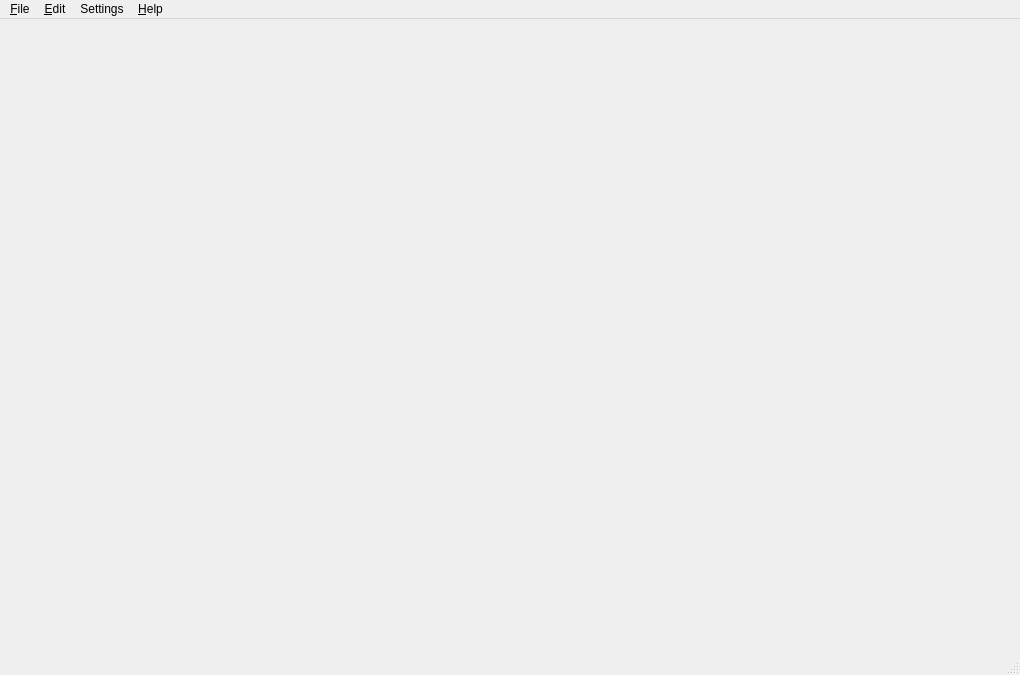
<?xml version="1.0" encoding="UTF-8"?>
<ui version="4.0">
 <class>MainWindow</class>
 <widget class="QMainWindow" name="MainWindow">
  <property name="geometry">
   <rect>
    <x>0</x>
    <y>0</y>
    <width>1020</width>
    <height>675</height>
   </rect>
  </property>
  <property name="sizePolicy">
   <sizepolicy hsizetype="Preferred" vsizetype="Preferred">
    <horstretch>2</horstretch>
    <verstretch>0</verstretch>
   </sizepolicy>
  </property>
  <property name="minimumSize">
   <size>
    <width>0</width>
    <height>0</height>
   </size>
  </property>
  <property name="windowTitle">
   <string>MovieMator Video Editor</string>
  </property>
  <property name="windowIcon">
   <iconset resource="../icons/crashreporter.qrc">
    <normaloff>:/icons/moviemator-logo-64.png</normaloff>:/icons/moviemator-logo-64.png</iconset>
  </property>
  <property name="iconSize">
   <size>
    <width>40</width>
    <height>40</height>
   </size>
  </property>
  <property name="toolButtonStyle">
   <enum>Qt::ToolButtonTextBesideIcon</enum>
  </property>
  <widget class="QWidget" name="centralWidget">
   <property name="sizePolicy">
    <sizepolicy hsizetype="Preferred" vsizetype="Preferred">
     <horstretch>2</horstretch>
     <verstretch>2</verstretch>
    </sizepolicy>
   </property>
   <layout class="QHBoxLayout" name="horizontalLayout">
    <property name="leftMargin">
     <number>0</number>
    </property>
    <property name="topMargin">
     <number>0</number>
    </property>
    <property name="rightMargin">
     <number>0</number>
    </property>
    <property name="bottomMargin">
     <number>0</number>
    </property>
   </layout>
  </widget>
  <widget class="QMenuBar" name="menuBar">
   <property name="geometry">
    <rect>
     <x>0</x>
     <y>0</y>
     <width>1020</width>
     <height>22</height>
    </rect>
   </property>
   <widget class="QMenu" name="menuFile">
    <property name="title">
     <string>&amp;File</string>
    </property>
    <addaction name="actionNewProject"/>
    <addaction name="actionOpen"/>
    <addaction name="actionOpenOther"/>
    <addaction name="separator"/>
    <addaction name="actionRecordAudio"/>
    <addaction name="separator"/>
    <addaction name="actionSave"/>
    <addaction name="actionSave_As"/>
    <addaction name="actionExportEDL"/>
    <addaction name="actionClose"/>
    <addaction name="separator"/>
    <addaction name="actionExit"/>
   </widget>
   <widget class="QMenu" name="menuEdit">
    <property name="title">
     <string>&amp;Edit</string>
    </property>
    <addaction name="actionCut"/>
    <addaction name="actionCopy"/>
    <addaction name="actionPaste"/>
    <addaction name="separator"/>
    <addaction name="actionExport_selected_clip_as_template_file"/>
   </widget>
   <widget class="QMenu" name="menuHelp">
    <property name="title">
     <string>&amp;Help</string>
    </property>
    <addaction name="actionFAQ"/>
    <addaction name="actionTutorials"/>
    <addaction name="actionAbout_TVE"/>
    <addaction name="actionTutorial"/>
    <addaction name="actionHomePage"/>
    <addaction name="actionForum"/>
    <addaction name="actionFacebook"/>
    <addaction name="actionEmail"/>
    <addaction name="separator"/>
    <addaction name="actionBuy_a_License_Code"/>
    <addaction name="actionEnter_License_Code"/>
    <addaction name="actionExecute_Python"/>
    <addaction name="actionSubscription"/>
    <addaction name="separator"/>
    <addaction name="actionGet_Total_Video_Converter_Pro"/>
    <addaction name="actionGet_Total_Video_Player"/>
   </widget>
   <widget class="QMenu" name="menuSettings">
    <property name="title">
     <string>Settings</string>
    </property>
    <widget class="QMenu" name="menuDeinterlacer">
     <property name="title">
      <string>Deinterlacer</string>
     </property>
     <addaction name="actionOneField"/>
     <addaction name="actionLinearBlend"/>
     <addaction name="actionYadifTemporal"/>
     <addaction name="actionYadifSpatial"/>
    </widget>
    <widget class="QMenu" name="menuInterpolation">
     <property name="title">
      <string>Interpolation</string>
     </property>
     <addaction name="actionNearest"/>
     <addaction name="actionBilinear"/>
     <addaction name="actionBicubic"/>
     <addaction name="actionHyper"/>
    </widget>
    <widget class="QMenu" name="menuProfile">
     <property name="title">
      <string>Video Mode</string>
     </property>
     <addaction name="actionProfileAutomatic"/>
    </widget>
    <widget class="QMenu" name="menuExternal">
     <property name="title">
      <string>External Monitor</string>
     </property>
     <addaction name="actionExternalNone"/>
    </widget>
    <widget class="QMenu" name="menuGamma">
     <property name="title">
      <string>Gamma</string>
     </property>
     <addaction name="actionGammaSRGB"/>
     <addaction name="actionGammaRec709"/>
    </widget>
    <widget class="QMenu" name="menuDrawingMethod">
     <property name="title">
      <string>Display Method</string>
     </property>
     <addaction name="actionDrawingAutomatic"/>
     <addaction name="actionDrawingOpenGL"/>
     <addaction name="actionDrawingDirectX"/>
     <addaction name="actionDrawingSoftware"/>
    </widget>
    <widget class="QMenu" name="menuLanguage">
     <property name="title">
      <string>Language</string>
     </property>
    </widget>
    <addaction name="actionProject"/>
    <addaction name="actionGPU"/>
    <addaction name="actionVideoMode"/>
    <addaction name="menuProfile"/>
    <addaction name="separator"/>
    <addaction name="actionPlayer"/>
    <addaction name="actionScrubAudio"/>
    <addaction name="actionJack"/>
    <addaction name="actionRealtime"/>
    <addaction name="actionProgressive"/>
    <addaction name="menuDeinterlacer"/>
    <addaction name="menuInterpolation"/>
    <addaction name="menuExternal"/>
    <addaction name="menuGamma"/>
    <addaction name="separator"/>
    <addaction name="menuDrawingMethod"/>
    <addaction name="menuLanguage"/>
    <addaction name="separator"/>
   </widget>
   <addaction name="menuFile"/>
   <addaction name="menuEdit"/>
   <addaction name="menuSettings"/>
   <addaction name="menuHelp"/>
  </widget>
  <widget class="QStatusBar" name="statusBar"/>
  <action name="actionOpen">
   <property name="icon">
    <iconset resource="../icons/resources.qrc">
     <normaloff>:/icons/light/32x32/list-add.png</normaloff>:/icons/light/32x32/list-add.png</iconset>
   </property>
   <property name="text">
    <string>&amp;Open File...</string>
   </property>
   <property name="toolTip">
    <string>Open a video, audio, image or project file</string>
   </property>
   <property name="shortcut">
    <string>Ctrl+O</string>
   </property>
   <property name="visible">
    <bool>true</bool>
   </property>
   <property name="iconVisibleInMenu">
    <bool>false</bool>
   </property>
  </action>
  <action name="actionExit">
   <property name="text">
    <string>E&amp;xit</string>
   </property>
   <property name="toolTip">
    <string>Quit the application</string>
   </property>
   <property name="shortcut">
    <string>Ctrl+Q</string>
   </property>
  </action>
  <action name="actionAbout_TVE">
   <property name="text">
    <string>&amp;About MovieMator Video Editor Pro</string>
   </property>
   <property name="iconText">
    <string>About MovieMator Video Editor Pro</string>
   </property>
   <property name="toolTip">
    <string>About MovieMator Video Editor Pro</string>
   </property>
   <property name="visible">
    <bool>true</bool>
   </property>
   <property name="menuRole">
    <enum>QAction::AboutRole</enum>
   </property>
  </action>
  <action name="actionOpenOther">
   <property name="enabled">
    <bool>false</bool>
   </property>
   <property name="text">
    <string>Open Other...</string>
   </property>
   <property name="toolTip">
    <string>Open a device, stream or generator</string>
   </property>
   <property name="shortcut">
    <string>Ctrl+Shift+O</string>
   </property>
   <property name="visible">
    <bool>false</bool>
   </property>
   <property name="iconVisibleInMenu">
    <bool>false</bool>
   </property>
  </action>
  <action name="actionSave">
   <property name="enabled">
    <bool>true</bool>
   </property>
   <property name="icon">
    <iconset resource="../icons/resources.qrc">
     <normaloff>:/icons/light/32x32/toolbar-save.png</normaloff>:/icons/light/32x32/toolbar-save.png</iconset>
   </property>
   <property name="text">
    <string>&amp;Save</string>
   </property>
   <property name="toolTip">
    <string>Save project</string>
   </property>
   <property name="shortcut">
    <string>Ctrl+S</string>
   </property>
   <property name="visible">
    <bool>true</bool>
   </property>
   <property name="iconVisibleInMenu">
    <bool>false</bool>
   </property>
  </action>
  <action name="actionSave_As">
   <property name="text">
    <string>Save &amp;As...</string>
   </property>
   <property name="toolTip">
    <string>Save project to a different MLT XML file</string>
   </property>
   <property name="shortcut">
    <string>Ctrl+Shift+S</string>
   </property>
  </action>
  <action name="actionEncode">
   <property name="enabled">
    <bool>true</bool>
   </property>
   <property name="icon">
    <iconset resource="../icons/resources.qrc">
     <normaloff>:/icons/light/32x32/toolbar-export.png</normaloff>:/icons/light/32x32/toolbar-export.png</iconset>
   </property>
   <property name="text">
    <string>Export</string>
   </property>
   <property name="toolTip">
    <string>Show the Export panel</string>
   </property>
   <property name="visible">
    <bool>true</bool>
   </property>
  </action>
  <action name="actionUndo">
   <property name="icon">
    <iconset theme="edit-undo">
     <normaloff>:/icons/light/32x32/edit-undo.png</normaloff>:/icons/light/32x32/edit-undo.png</iconset>
   </property>
   <property name="text">
    <string>&amp;Undo</string>
   </property>
   <property name="visible">
    <bool>true</bool>
   </property>
  </action>
  <action name="actionRedo">
   <property name="enabled">
    <bool>true</bool>
   </property>
   <property name="icon">
    <iconset theme="edit-redo">
     <normaloff>:/icons/light/32x32/edit-redo.png</normaloff>:/icons/light/32x32/edit-redo.png</iconset>
   </property>
   <property name="text">
    <string>&amp;Redo</string>
   </property>
   <property name="visible">
    <bool>true</bool>
   </property>
  </action>
  <action name="actionForum">
   <property name="icon">
    <iconset resource="../icons/resources.qrc">
     <normaloff>:/icons/light/32x32/toolbar-forum.png</normaloff>:/icons/light/32x32/toolbar-forum.png</iconset>
   </property>
   <property name="text">
    <string>Forum</string>
   </property>
   <property name="visible">
    <bool>false</bool>
   </property>
  </action>
  <action name="actionFAQ">
   <property name="text">
    <string>FAQ...</string>
   </property>
   <property name="visible">
    <bool>false</bool>
   </property>
  </action>
  <action name="actionEnter_Full_Screen">
   <property name="icon">
    <iconset theme="view-fullscreen">
     <normaloff>:/icons/oxygen/32x32/actions/view-fullscreen.png</normaloff>:/icons/oxygen/32x32/actions/view-fullscreen.png</iconset>
   </property>
   <property name="text">
    <string>Enter Full Screen</string>
   </property>
   <property name="shortcut">
    <string>Ctrl+Shift+F</string>
   </property>
  </action>
  <action name="actionAudioMeter">
   <property name="icon">
    <iconset theme="audio-meter">
     <normaloff>:/icons/light/16x16/audio-meter.png</normaloff>:/icons/light/16x16/audio-meter.png</iconset>
   </property>
   <property name="text">
    <string>Peak Meter</string>
   </property>
   <property name="toolTip">
    <string>Show or hide the audio peak meter</string>
   </property>
   <property name="visible">
    <bool>false</bool>
   </property>
  </action>
  <action name="actionProperties">
   <property name="icon">
    <iconset theme="dialog-information">
     <normaloff>:/icons/oxygen/32x32/status/dialog-information.png</normaloff>:/icons/oxygen/32x32/status/dialog-information.png</iconset>
   </property>
   <property name="text">
    <string>Properties</string>
   </property>
   <property name="visible">
    <bool>false</bool>
   </property>
  </action>
  <action name="actionRecent">
   <property name="icon">
    <iconset theme="document-open-recent">
     <normaloff>:/icons/oxygen/32x32/actions/document-open-recent.png</normaloff>:/icons/oxygen/32x32/actions/document-open-recent.png</iconset>
   </property>
   <property name="text">
    <string>Recent</string>
   </property>
   <property name="visible">
    <bool>false</bool>
   </property>
  </action>
  <action name="actionPlaylist">
   <property name="icon">
    <iconset theme="view-media-playlist">
     <normaloff>:/icons/oxygen/32x32/actions/view-media-playlist.png</normaloff>:/icons/oxygen/32x32/actions/view-media-playlist.png</iconset>
   </property>
   <property name="text">
    <string>Playlist</string>
   </property>
   <property name="visible">
    <bool>false</bool>
   </property>
  </action>
  <action name="actionHistory">
   <property name="icon">
    <iconset theme="view-history">
     <normaloff>:/icons/oxygen/32x32/actions/view-history.png</normaloff>:/icons/oxygen/32x32/actions/view-history.png</iconset>
   </property>
   <property name="text">
    <string>History</string>
   </property>
   <property name="visible">
    <bool>false</bool>
   </property>
  </action>
  <action name="actionFullscreen">
   <property name="icon">
    <iconset theme="view-fullscreen">
     <normaloff>:/icons/oxygen/32x32/actions/view-fullscreen.png</normaloff>:/icons/oxygen/32x32/actions/view-fullscreen.png</iconset>
   </property>
   <property name="text">
    <string>Full Screen</string>
   </property>
   <property name="visible">
    <bool>false</bool>
   </property>
  </action>
  <action name="actionRealtime">
   <property name="checkable">
    <bool>true</bool>
   </property>
   <property name="checked">
    <bool>true</bool>
   </property>
   <property name="text">
    <string>Realtime (frame dropping)</string>
   </property>
  </action>
  <action name="actionProgressive">
   <property name="checkable">
    <bool>true</bool>
   </property>
   <property name="checked">
    <bool>true</bool>
   </property>
   <property name="text">
    <string>Progressive</string>
   </property>
  </action>
  <action name="actionGPU">
   <property name="checkable">
    <bool>true</bool>
   </property>
   <property name="enabled">
    <bool>false</bool>
   </property>
   <property name="text">
    <string>GPU Processing (experimental)</string>
   </property>
   <property name="visible">
    <bool>false</bool>
   </property>
  </action>
  <action name="actionOneField">
   <property name="checkable">
    <bool>true</bool>
   </property>
   <property name="checked">
    <bool>true</bool>
   </property>
   <property name="text">
    <string>One Field (fast)</string>
   </property>
  </action>
  <action name="actionLinearBlend">
   <property name="checkable">
    <bool>true</bool>
   </property>
   <property name="text">
    <string>Linear Blend (fast)</string>
   </property>
  </action>
  <action name="actionYadifTemporal">
   <property name="checkable">
    <bool>true</bool>
   </property>
   <property name="text">
    <string>YADIF - temporal only (good)</string>
   </property>
  </action>
  <action name="actionYadifSpatial">
   <property name="checkable">
    <bool>true</bool>
   </property>
   <property name="text">
    <string>YADIF - temporal + spatial (best)</string>
   </property>
  </action>
  <action name="actionNearest">
   <property name="checkable">
    <bool>true</bool>
   </property>
   <property name="checked">
    <bool>true</bool>
   </property>
   <property name="text">
    <string>Nearest Neighbor (fast)</string>
   </property>
  </action>
  <action name="actionBilinear">
   <property name="checkable">
    <bool>true</bool>
   </property>
   <property name="text">
    <string>Bilinear (good)</string>
   </property>
  </action>
  <action name="actionBicubic">
   <property name="checkable">
    <bool>true</bool>
   </property>
   <property name="text">
    <string>Bicubic (better)</string>
   </property>
  </action>
  <action name="actionHyper">
   <property name="checkable">
    <bool>true</bool>
   </property>
   <property name="text">
    <string>Hyper/Lanczos (best)</string>
   </property>
  </action>
  <action name="actionProfileAutomatic">
   <property name="checkable">
    <bool>true</bool>
   </property>
   <property name="checked">
    <bool>true</bool>
   </property>
   <property name="text">
    <string>Automatic</string>
   </property>
  </action>
  <action name="actionExternalNone">
   <property name="checkable">
    <bool>true</bool>
   </property>
   <property name="checked">
    <bool>true</bool>
   </property>
   <property name="text">
    <string>None</string>
   </property>
  </action>
  <action name="actionJack">
   <property name="checkable">
    <bool>true</bool>
   </property>
   <property name="text">
    <string>Use JACK Audio</string>
   </property>
   <property name="visible">
    <bool>false</bool>
   </property>
  </action>
  <action name="actionFilters">
   <property name="icon">
    <iconset theme="view-filter">
     <normaloff>:/icons/oxygen/32x32/actions/view-filter.png</normaloff>:/icons/oxygen/32x32/actions/view-filter.png</iconset>
   </property>
   <property name="text">
    <string>Filters</string>
   </property>
   <property name="toolTip">
    <string>Modify the video image or audio</string>
   </property>
   <property name="visible">
    <bool>false</bool>
   </property>
  </action>
  <action name="actionAddCustomProfile">
   <property name="text">
    <string>Add...</string>
   </property>
  </action>
  <action name="actionSystemTheme">
   <property name="checkable">
    <bool>true</bool>
   </property>
   <property name="text">
    <string>System</string>
   </property>
   <property name="toolTip">
    <string>Use the user or platform style, colors, and icons.</string>
   </property>
  </action>
  <action name="actionFusionDark">
   <property name="checkable">
    <bool>true</bool>
   </property>
   <property name="text">
    <string>Fusion Dark</string>
   </property>
  </action>
  <action name="actionFusionLight">
   <property name="checkable">
    <bool>true</bool>
   </property>
   <property name="text">
    <string>Fusion Light</string>
   </property>
  </action>
  <action name="actionTutorials">
   <property name="text">
    <string>Tutorials...</string>
   </property>
   <property name="visible">
    <bool>false</bool>
   </property>
  </action>
  <action name="actionTimeline">
   <property name="checkable">
    <bool>true</bool>
   </property>
   <property name="icon">
    <iconset theme="view-time-schedule">
     <normaloff>:/icons/oxygen/32x32/actions/view-time-schedule.png</normaloff>:/icons/oxygen/32x32/actions/view-time-schedule.png</iconset>
   </property>
   <property name="text">
    <string>Timeline</string>
   </property>
   <property name="visible">
    <bool>false</bool>
   </property>
  </action>
  <action name="actionRestoreLayout">
   <property name="text">
    <string>Restore Default Layout</string>
   </property>
   <property name="toolTip">
    <string>Restore Default Layout</string>
   </property>
  </action>
  <action name="actionShowTitleBars">
   <property name="checkable">
    <bool>true</bool>
   </property>
   <property name="text">
    <string>Show Title Bars</string>
   </property>
  </action>
  <action name="actionShowToolbar">
   <property name="checkable">
    <bool>true</bool>
   </property>
   <property name="text">
    <string>Show Toolbar</string>
   </property>
  </action>
  <action name="actionUpgrade">
   <property name="text">
    <string>Upgrade...</string>
   </property>
   <property name="visible">
    <bool>true</bool>
   </property>
  </action>
  <action name="actionOpenXML">
   <property name="text">
    <string>Open MLT XML As Clip...</string>
   </property>
   <property name="toolTip">
    <string>Open a MLT XML project file as a virtual clip</string>
   </property>
  </action>
  <action name="actionGammaSRGB">
   <property name="checkable">
    <bool>true</bool>
   </property>
   <property name="checked">
    <bool>true</bool>
   </property>
   <property name="text">
    <string>sRGB (computer)</string>
   </property>
  </action>
  <action name="actionGammaRec709">
   <property name="checkable">
    <bool>true</bool>
   </property>
   <property name="text">
    <string>Rec. 709 (TV)</string>
   </property>
  </action>
  <action name="actionScrubAudio">
   <property name="checkable">
    <bool>true</bool>
   </property>
   <property name="enabled">
    <bool>false</bool>
   </property>
   <property name="text">
    <string>Scrub Audio</string>
   </property>
   <property name="visible">
    <bool>false</bool>
   </property>
  </action>
  <action name="actionDrawingAutomatic">
   <property name="checkable">
    <bool>true</bool>
   </property>
   <property name="checked">
    <bool>true</bool>
   </property>
   <property name="text">
    <string>Automatic</string>
   </property>
  </action>
  <action name="actionDrawingOpenGL">
   <property name="checkable">
    <bool>true</bool>
   </property>
   <property name="text">
    <string notr="true">OpenGL</string>
   </property>
  </action>
  <action name="actionDrawingDirectX">
   <property name="checkable">
    <bool>true</bool>
   </property>
   <property name="text">
    <string notr="true">DirectX (ANGLE)</string>
   </property>
  </action>
  <action name="actionDrawingSoftware">
   <property name="checkable">
    <bool>true</bool>
   </property>
   <property name="text">
    <string extracomment="Do not translate &quot;Mesa&quot;">Software (Mesa)</string>
   </property>
  </action>
  <action name="actionApplicationLog">
   <property name="text">
    <string>Application Log...</string>
   </property>
  </action>
  <action name="actionProject">
   <property name="enabled">
    <bool>false</bool>
   </property>
   <property name="text">
    <string>Project</string>
   </property>
  </action>
  <action name="actionPlayer">
   <property name="enabled">
    <bool>false</bool>
   </property>
   <property name="text">
    <string>Player</string>
   </property>
  </action>
  <action name="actionUser_Interface">
   <property name="enabled">
    <bool>false</bool>
   </property>
   <property name="text">
    <string>User Interface</string>
   </property>
  </action>
  <action name="actionClose">
   <property name="icon">
    <iconset theme="window-close">
     <normaloff>.</normaloff>.</iconset>
   </property>
   <property name="text">
    <string>Close</string>
   </property>
   <property name="shortcut">
    <string>Ctrl+W</string>
   </property>
   <property name="iconVisibleInMenu">
    <bool>false</bool>
   </property>
  </action>
  <action name="actionCut">
   <property name="enabled">
    <bool>false</bool>
   </property>
   <property name="icon">
    <iconset theme="edit-cut">
     <normaloff>:/icons/oxygen/32x32/actions/edit-cut.png</normaloff>:/icons/oxygen/32x32/actions/edit-cut.png</iconset>
   </property>
   <property name="text">
    <string>Cu&amp;t</string>
   </property>
   <property name="shortcut">
    <string>Ctrl+X</string>
   </property>
  </action>
  <action name="actionCopy">
   <property name="enabled">
    <bool>false</bool>
   </property>
   <property name="icon">
    <iconset theme="edit-copy">
     <normaloff>:/icons/oxygen/32x32/actions/edit-copy.png</normaloff>:/icons/oxygen/32x32/actions/edit-copy.png</iconset>
   </property>
   <property name="text">
    <string>&amp;Copy</string>
   </property>
   <property name="shortcut">
    <string>Ctrl+C</string>
   </property>
  </action>
  <action name="actionPaste">
   <property name="enabled">
    <bool>false</bool>
   </property>
   <property name="icon">
    <iconset theme="edit-paste">
     <normaloff>:/icons/oxygen/32x32/actions/edit-paste.png</normaloff>:/icons/oxygen/32x32/actions/edit-paste.png</iconset>
   </property>
   <property name="text">
    <string>&amp;Paste</string>
   </property>
   <property name="shortcut">
    <string>Ctrl+V</string>
   </property>
  </action>
  <action name="actionExportEDL">
   <property name="text">
    <string>Export EDL...</string>
   </property>
   <property name="visible">
    <bool>false</bool>
   </property>
  </action>
  <action name="actionRemove">
   <property name="icon">
    <iconset>
     <normaloff>:/icons/light/32x32/document-remove.png</normaloff>:/icons/light/32x32/document-remove.png</iconset>
   </property>
   <property name="text">
    <string>Remove</string>
   </property>
   <property name="toolTip">
    <string>remove media files</string>
   </property>
  </action>
  <action name="actionEmail">
   <property name="icon">
    <iconset>
     <normaloff>:/icons/light/32x32/toolbar-mail.png</normaloff>:/icons/light/32x32/toolbar-mail.png</iconset>
   </property>
   <property name="text">
    <string>Feedback</string>
   </property>
   <property name="toolTip">
    <string>send us your suggestions</string>
   </property>
  </action>
  <action name="actionFacebook">
   <property name="text">
    <string>Facebook</string>
   </property>
   <property name="visible">
    <bool>false</bool>
   </property>
  </action>
  <action name="actionHomePage">
   <property name="text">
    <string>Home Page</string>
   </property>
  </action>
  <action name="actionBuy_a_License_Code">
   <property name="text">
    <string>Buy a License Code</string>
   </property>
  </action>
  <action name="actionEnter_License_Code">
   <property name="text">
    <string>Enter License Code</string>
   </property>
  </action>
  <action name="actionExecute_Python">
   <property name="text">
    <string>Execute Python</string>
   </property>
   <property name="visible">
    <bool>false</bool>
   </property>
  </action>
  <action name="actionEnglish">
   <property name="text">
    <string>English</string>
   </property>
  </action>
  <action name="actionChinese">
   <property name="text">
    <string>Chinese</string>
   </property>
  </action>
  <action name="actionGet_Total_Video_Converter_Pro">
   <property name="text">
    <string>Get Total Video Converter Pro</string>
   </property>
  </action>
  <action name="actionGet_Total_Video_Player">
   <property name="text">
    <string>Get Total Video Player</string>
   </property>
  </action>
  <action name="actionTutorial">
   <property name="text">
    <string>Tutorial</string>
   </property>
  </action>
  <action name="actionNewProject">
   <property name="text">
    <string>&amp;New Project</string>
   </property>
   <property name="shortcut">
    <string>Ctrl+N</string>
   </property>
  </action>
  <action name="actionExport_selected_clip_as_template_file">
   <property name="enabled">
    <bool>false</bool>
   </property>
   <property name="text">
    <string>Export Selected Clip as Template</string>
   </property>
  </action>
  <action name="actionVideoMode">
   <property name="text">
    <string>Video Mode</string>
   </property>
  </action>
  <action name="actionSubscription">
   <property name="text">
    <string>Subscription</string>
   </property>
   <property name="toolTip">
    <string>Subscription</string>
   </property>
  </action>
  <action name="actionRecordAudio">
   <property name="text">
    <string>RecordAudio</string>
   </property>
  </action>
 </widget>
 <layoutdefault spacing="6" margin="11"/>
 <resources>
  <include location="../icons/crashreporter.qrc"/>
  <include location="../icons/resources.qrc"/>
 </resources>
 <connections>
  <connection>
   <sender>actionExit</sender>
   <signal>triggered()</signal>
   <receiver>MainWindow</receiver>
   <slot>close()</slot>
   <hints>
    <hint type="sourcelabel">
     <x>-1</x>
     <y>-1</y>
    </hint>
    <hint type="destinationlabel">
     <x>199</x>
     <y>149</y>
    </hint>
   </hints>
  </connection>
 </connections>
</ui>
